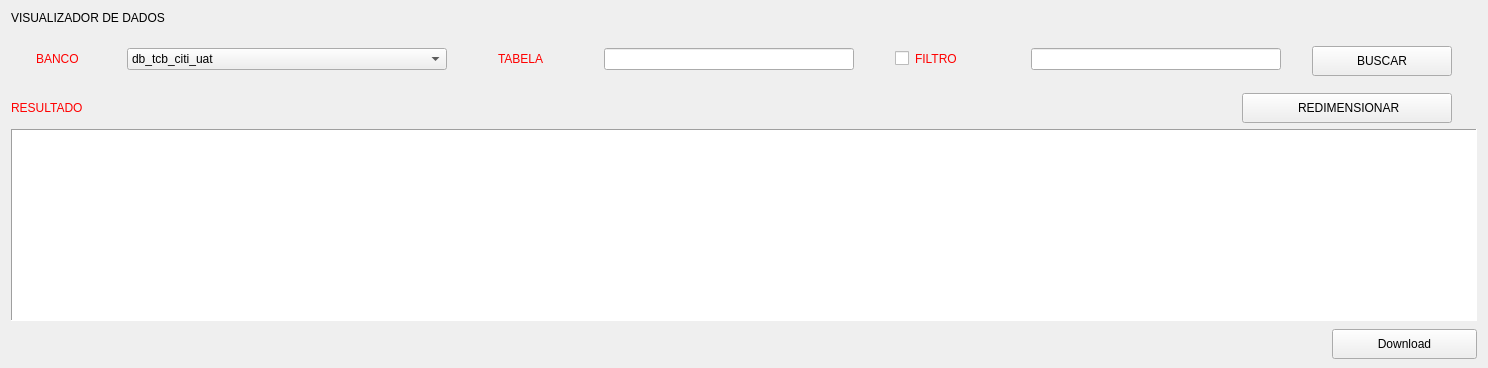
               <widget class="QWidget" name="page_Dados">
                <layout class="QVBoxLayout" name="verticalLayout_8">
                 <item>
                  <layout class="QVBoxLayout" name="verticalLayout_6">
                   <item>
                    <widget class="QLabel" name="label">
                     <property name="layoutDirection">
                      <enum>Qt::LeftToRight</enum>
                     </property>
                     <property name="text">
                      <string>&lt;html&gt;&lt;head/&gt;&lt;body&gt;&lt;p&gt;VISUALIZADOR DE DADOS&lt;/p&gt;&lt;/body&gt;&lt;/html&gt;</string>
                     </property>
                     <property name="alignment">
                      <set>Qt::AlignLeading|Qt::AlignLeft|Qt::AlignVCenter</set>
                     </property>
                    </widget>
                   </item>
                   <item>
                    <spacer name="verticalSpacer_22">
                     <property name="orientation">
                      <enum>Qt::Vertical</enum>
                     </property>
                     <property name="sizeType">
                      <enum>QSizePolicy::Maximum</enum>
                     </property>
                     <property name="sizeHint" stdset="0">
                      <size>
                       <width>20</width>
                       <height>13</height>
                      </size>
                     </property>
                    </spacer>
                   </item>
                   <item>
                    <layout class="QHBoxLayout" name="horizontalLayout_5">
                     <item>
                      <spacer name="horizontalSpacer_56">
                       <property name="orientation">
                        <enum>Qt::Horizontal</enum>
                       </property>
                       <property name="sizeType">
                        <enum>QSizePolicy::Maximum</enum>
                       </property>
                       <property name="sizeHint" stdset="0">
                        <size>
                         <width>25</width>
                         <height>27</height>
                        </size>
                       </property>
                      </spacer>
                     </item>
                     <item>
                      <widget class="QLabel" name="label_38">
                       <property name="minimumSize">
                        <size>
                         <width>85</width>
                         <height>0</height>
                        </size>
                       </property>
                       <property name="maximumSize">
                        <size>
                         <width>85</width>
                         <height>16777215</height>
                        </size>
                       </property>
                       <property name="styleSheet">
                        <string notr="true">color: rgb(255, 0, 0);</string>
                       </property>
                       <property name="text">
                        <string>BANCO</string>
                       </property>
                      </widget>
                     </item>
                     <item>
                      <widget class="QComboBox" name="cbbFiltro_Dados">
                       <property name="minimumSize">
                        <size>
                         <width>320</width>
                         <height>0</height>
                        </size>
                       </property>
                       <property name="maximumSize">
                        <size>
                         <width>320</width>
                         <height>16777215</height>
                        </size>
                       </property>
                       <item>
                        <property name="text">
                         <string>db_tcb_citi_uat</string>
                        </property>
                       </item>
                       <item>
                        <property name="text">
                         <string>db_tcb_chaveiro_uat</string>
                        </property>
                       </item>
                       <item>
                        <property name="text">
                         <string>db_tcb_cobranca_uat</string>
                        </property>
                       </item>
                       <item>
                        <property name="text">
                         <string>db_tcb_main_uat</string>
                        </property>
                       </item>
                       <item>
                        <property name="text">
                         <string>db_tcb_processador_uat</string>
                        </property>
                       </item>
                       <item>
                        <property name="text">
                         <string>db_tcb_retorno_uat</string>
                        </property>
                       </item>
                       <item>
                        <property name="text">
                         <string>db_tcb_seguranca_uat</string>
                        </property>
                       </item>
                       <item>
                        <property name="text">
                         <string>db_tcb_validador_uat</string>
                        </property>
                       </item>
                       <item>
                        <property name="text">
                         <string>db_tcb_citi_prd</string>
                        </property>
                       </item>
                       <item>
                        <property name="text">
                         <string>db_tcb_chaveiro_prd</string>
                        </property>
                       </item>
                       <item>
                        <property name="text">
                         <string>db_tcb_cobranca_prd</string>
                        </property>
                       </item>
                       <item>
                        <property name="text">
                         <string>db_tcb_main_prd</string>
                        </property>
                       </item>
                       <item>
                        <property name="text">
                         <string>db_tcb_processador_prd</string>
                        </property>
                       </item>
                       <item>
                        <property name="text">
                         <string>db_tcb_retorno_prd</string>
                        </property>
                       </item>
                       <item>
                        <property name="text">
                         <string>db_tcb_seguranca_prd</string>
                        </property>
                       </item>
                       <item>
                        <property name="text">
                         <string>db_tcb_validador_prd</string>
                        </property>
                       </item>
                      </widget>
                     </item>
                     <item>
                      <spacer name="horizontalSpacer_28">
                       <property name="orientation">
                        <enum>Qt::Horizontal</enum>
                       </property>
                       <property name="sizeType">
                        <enum>QSizePolicy::Maximum</enum>
                       </property>
                       <property name="sizeHint" stdset="0">
                        <size>
                         <width>35</width>
                         <height>20</height>
                        </size>
                       </property>
                      </spacer>
                     </item>
                     <item>
                      <spacer name="horizontalSpacer_8">
                       <property name="orientation">
                        <enum>Qt::Horizontal</enum>
                       </property>
                       <property name="sizeType">
                        <enum>QSizePolicy::MinimumExpanding</enum>
                       </property>
                       <property name="sizeHint" stdset="0">
                        <size>
                         <width>10</width>
                         <height>20</height>
                        </size>
                       </property>
                      </spacer>
                     </item>
                     <item>
                      <widget class="QLabel" name="label_39">
                       <property name="minimumSize">
                        <size>
                         <width>100</width>
                         <height>0</height>
                        </size>
                       </property>
                       <property name="maximumSize">
                        <size>
                         <width>100</width>
                         <height>16777215</height>
                        </size>
                       </property>
                       <property name="styleSheet">
                        <string notr="true">color: rgb(255, 0, 0);</string>
                       </property>
                       <property name="text">
                        <string>TABELA</string>
                       </property>
                      </widget>
                     </item>
                     <item>
                      <widget class="QLineEdit" name="txtTabela">
                       <property name="sizePolicy">
                        <sizepolicy hsizetype="Maximum" vsizetype="Fixed">
                         <horstretch>0</horstretch>
                         <verstretch>0</verstretch>
                        </sizepolicy>
                       </property>
                       <property name="minimumSize">
                        <size>
                         <width>250</width>
                         <height>0</height>
                        </size>
                       </property>
                      </widget>
                     </item>
                     <item>
                      <spacer name="horizontalSpacer_36">
                       <property name="orientation">
                        <enum>Qt::Horizontal</enum>
                       </property>
                       <property name="sizeType">
                        <enum>QSizePolicy::Maximum</enum>
                       </property>
                       <property name="sizeHint" stdset="0">
                        <size>
                         <width>35</width>
                         <height>27</height>
                        </size>
                       </property>
                      </spacer>
                     </item>
                     <item>
                      <widget class="QCheckBox" name="ckbFiltro">
                       <property name="text">
                        <string/>
                       </property>
                      </widget>
                     </item>
                     <item>
                      <widget class="QLabel" name="label_3">
                       <property name="minimumSize">
                        <size>
                         <width>85</width>
                         <height>0</height>
                        </size>
                       </property>
                       <property name="maximumSize">
                        <size>
                         <width>85</width>
                         <height>16777215</height>
                        </size>
                       </property>
                       <property name="styleSheet">
                        <string notr="true">color: rgb(255, 0, 0);</string>
                       </property>
                       <property name="text">
                        <string>FILTRO</string>
                       </property>
                      </widget>
                     </item>
                     <item>
                      <spacer name="horizontalSpacer_29">
                       <property name="orientation">
                        <enum>Qt::Horizontal</enum>
                       </property>
                       <property name="sizeType">
                        <enum>QSizePolicy::Maximum</enum>
                       </property>
                       <property name="sizeHint" stdset="0">
                        <size>
                         <width>25</width>
                         <height>20</height>
                        </size>
                       </property>
                      </spacer>
                     </item>
                     <item>
                      <widget class="QLineEdit" name="txtWhereBanco">
                       <property name="sizePolicy">
                        <sizepolicy hsizetype="Maximum" vsizetype="Fixed">
                         <horstretch>0</horstretch>
                         <verstretch>0</verstretch>
                        </sizepolicy>
                       </property>
                       <property name="minimumSize">
                        <size>
                         <width>250</width>
                         <height>0</height>
                        </size>
                       </property>
                      </widget>
                     </item>
                     <item>
                      <spacer name="horizontalSpacer_6">
                       <property name="orientation">
                        <enum>Qt::Horizontal</enum>
                       </property>
                       <property name="sizeHint" stdset="0">
                        <size>
                         <width>25</width>
                         <height>0</height>
                        </size>
                       </property>
                      </spacer>
                     </item>
                     <item>
                      <widget class="QPushButton" name="btnEncontrar_Dados">
                       <property name="minimumSize">
                        <size>
                         <width>140</width>
                         <height>30</height>
                        </size>
                       </property>
                       <property name="maximumSize">
                        <size>
                         <width>140</width>
                         <height>25</height>
                        </size>
                       </property>
                       <property name="text">
                        <string>BUSCAR</string>
                       </property>
                       <property name="icon">
                        <iconset>
                         <normaloff>lupa.png</normaloff>lupa.png</iconset>
                       </property>
                      </widget>
                     </item>
                     <item>
                      <spacer name="horizontalSpacer_57">
                       <property name="orientation">
                        <enum>Qt::Horizontal</enum>
                       </property>
                       <property name="sizeType">
                        <enum>QSizePolicy::Minimum</enum>
                       </property>
                       <property name="sizeHint" stdset="0">
                        <size>
                         <width>25</width>
                         <height>20</height>
                        </size>
                       </property>
                      </spacer>
                     </item>
                    </layout>
                   </item>
                   <item>
                    <spacer name="verticalSpacer_18">
                     <property name="orientation">
                      <enum>Qt::Vertical</enum>
                     </property>
                     <property name="sizeType">
                      <enum>QSizePolicy::Maximum</enum>
                     </property>
                     <property name="sizeHint" stdset="0">
                      <size>
                       <width>20</width>
                       <height>13</height>
                      </size>
                     </property>
                    </spacer>
                   </item>
                   <item>
                    <layout class="QHBoxLayout" name="horizontalLayout_4">
                     <item>
                      <widget class="QLabel" name="lblMessageInfo">
                       <property name="styleSheet">
                        <string notr="true">color: rgb(255, 0, 0);</string>
                       </property>
                       <property name="text">
                        <string>RESULTADO</string>
                       </property>
                      </widget>
                     </item>
                     <item>
                      <spacer name="horizontalSpacer_7">
                       <property name="orientation">
                        <enum>Qt::Horizontal</enum>
                       </property>
                       <property name="sizeHint" stdset="0">
                        <size>
                         <width>900</width>
                         <height>20</height>
                        </size>
                       </property>
                      </spacer>
                     </item>
                     <item>
                      <widget class="QPushButton" name="btnRedimensionar">
                       <property name="minimumSize">
                        <size>
                         <width>210</width>
                         <height>30</height>
                        </size>
                       </property>
                       <property name="maximumSize">
                        <size>
                         <width>210</width>
                         <height>30</height>
                        </size>
                       </property>
                       <property name="text">
                        <string> REDIMENSIONAR</string>
                       </property>
                       <property name="icon">
                        <iconset>
                         <normaloff>comprimir.png</normaloff>comprimir.png</iconset>
                       </property>
                      </widget>
                     </item>
                     <item>
                      <spacer name="horizontalSpacer_58">
                       <property name="orientation">
                        <enum>Qt::Horizontal</enum>
                       </property>
                       <property name="sizeType">
                        <enum>QSizePolicy::Minimum</enum>
                       </property>
                       <property name="sizeHint" stdset="0">
                        <size>
                         <width>25</width>
                         <height>20</height>
                        </size>
                       </property>
                      </spacer>
                     </item>
                    </layout>
                   </item>
                   <item>
                    <widget class="QTableWidget" name="tableWidget">
                     <property name="sizePolicy">
                      <sizepolicy hsizetype="Expanding" vsizetype="Expanding">
                       <horstretch>0</horstretch>
                       <verstretch>0</verstretch>
                      </sizepolicy>
                     </property>
                     <property name="minimumSize">
                      <size>
                       <width>0</width>
                       <height>0</height>
                      </size>
                     </property>
                     <property name="maximumSize">
                      <size>
                       <width>16777215</width>
                       <height>16777215</height>
                      </size>
                     </property>
                     <property name="font">
                      <font>
                       <family>Arial</family>
                       <pointsize>12</pointsize>
                       <weight>50</weight>
                       <bold>false</bold>
                      </font>
                     </property>
                     <property name="layoutDirection">
                      <enum>Qt::LeftToRight</enum>
                     </property>
                     <property name="autoFillBackground">
                      <bool>false</bool>
                     </property>
                     <property name="frameShape">
                      <enum>QFrame::Panel</enum>
                     </property>
                     <property name="frameShadow">
                      <enum>QFrame::Sunken</enum>
                     </property>
                     <property name="lineWidth">
                      <number>1</number>
                     </property>
                     <property name="verticalScrollBarPolicy">
                      <enum>Qt::ScrollBarAsNeeded</enum>
                     </property>
                     <property name="horizontalScrollBarPolicy">
                      <enum>Qt::ScrollBarAsNeeded</enum>
                     </property>
                     <property name="sizeAdjustPolicy">
                      <enum>QAbstractScrollArea::AdjustIgnored</enum>
                     </property>
                     <property name="autoScroll">
                      <bool>true</bool>
                     </property>
                     <property name="alternatingRowColors">
                      <bool>true</bool>
                     </property>
                     <property name="selectionBehavior">
                      <enum>QAbstractItemView::SelectItems</enum>
                     </property>
                     <property name="textElideMode">
                      <enum>Qt::ElideLeft</enum>
                     </property>
                     <property name="showGrid">
                      <bool>true</bool>
                     </property>
                     <property name="gridStyle">
                      <enum>Qt::SolidLine</enum>
                     </property>
                     <property name="columnCount">
                      <number>0</number>
                     </property>
                     <attribute name="horizontalHeaderVisible">
                      <bool>false</bool>
                     </attribute>
                     <attribute name="horizontalHeaderCascadingSectionResizes">
                      <bool>true</bool>
                     </attribute>
                     <attribute name="horizontalHeaderHighlightSections">
                      <bool>false</bool>
                     </attribute>
                     <attribute name="horizontalHeaderShowSortIndicator" stdset="0">
                      <bool>false</bool>
                     </attribute>
                     <attribute name="horizontalHeaderStretchLastSection">
                      <bool>false</bool>
                     </attribute>
                     <attribute name="verticalHeaderVisible">
                      <bool>false</bool>
                     </attribute>
                     <attribute name="verticalHeaderCascadingSectionResizes">
                      <bool>true</bool>
                     </attribute>
                     <attribute name="verticalHeaderShowSortIndicator" stdset="0">
                      <bool>false</bool>
                     </attribute>
                     <attribute name="verticalHeaderStretchLastSection">
                      <bool>false</bool>
                     </attribute>
                    </widget>
                   </item>
                   <item>
                    <layout class="QHBoxLayout" name="horizontalLayout_3">
                     <item>
                      <widget class="QLabel" name="lblDownloadExec">
                       <property name="sizePolicy">
                        <sizepolicy hsizetype="Expanding" vsizetype="Maximum">
                         <horstretch>0</horstretch>
                         <verstretch>0</verstretch>
                        </sizepolicy>
                       </property>
                       <property name="minimumSize">
                        <size>
                         <width>300</width>
                         <height>0</height>
                        </size>
                       </property>
                       <property name="maximumSize">
                        <size>
                         <width>300</width>
                         <height>16777215</height>
                        </size>
                       </property>
                       <property name="text">
                        <string/>
                       </property>
                      </widget>
                     </item>
                     <item>
                      <spacer name="horizontalSpacer_5">
                       <property name="orientation">
                        <enum>Qt::Horizontal</enum>
                       </property>
                       <property name="sizeHint" stdset="0">
                        <size>
                         <width>40</width>
                         <height>2</height>
                        </size>
                       </property>
                      </spacer>
                     </item>
                     <item>
                      <widget class="QPushButton" name="btnDownloadTabela">
                       <property name="minimumSize">
                        <size>
                         <width>145</width>
                         <height>30</height>
                        </size>
                       </property>
                       <property name="maximumSize">
                        <size>
                         <width>145</width>
                         <height>25</height>
                        </size>
                       </property>
                       <property name="text">
                        <string>Download</string>
                       </property>
                       <property name="icon">
                        <iconset>
                         <normaloff>download.png</normaloff>download.png</iconset>
                       </property>
                      </widget>
                     </item>
                    </layout>
                   </item>
                  </layout>
                 </item>
                </layout>
               </widget>
